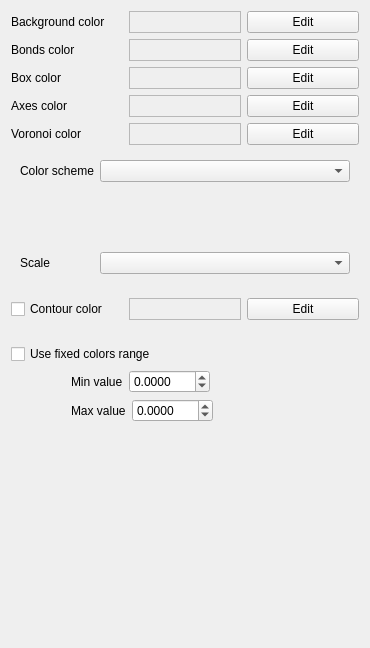
              <widget class="QWidget" name="tab_41">
               <attribute name="title">
                <string>Other Colors</string>
               </attribute>
               <layout class="QVBoxLayout" name="verticalLayout_20">
                <item>
                 <widget class="QFrame" name="frame_144">
                  <property name="minimumSize">
                   <size>
                    <width>0</width>
                    <height>0</height>
                   </size>
                  </property>
                  <property name="frameShape">
                   <enum>QFrame::NoFrame</enum>
                  </property>
                  <property name="frameShadow">
                   <enum>QFrame::Raised</enum>
                  </property>
                  <layout class="QHBoxLayout" name="horizontalLayout_101">
                   <property name="leftMargin">
                    <number>0</number>
                   </property>
                   <property name="topMargin">
                    <number>0</number>
                   </property>
                   <property name="rightMargin">
                    <number>0</number>
                   </property>
                   <property name="bottomMargin">
                    <number>0</number>
                   </property>
                   <item>
                    <widget class="QLabel" name="label_106">
                     <property name="text">
                      <string>Background color</string>
                     </property>
                    </widget>
                   </item>
                   <item>
                    <widget class="QFrame" name="ColorBackground">
                     <property name="frameShape">
                      <enum>QFrame::StyledPanel</enum>
                     </property>
                     <property name="frameShadow">
                      <enum>QFrame::Raised</enum>
                     </property>
                    </widget>
                   </item>
                   <item>
                    <widget class="QPushButton" name="ColorBackgroundDialogButton">
                     <property name="text">
                      <string>Edit</string>
                     </property>
                     <property name="checkable">
                      <bool>false</bool>
                     </property>
                     <property name="checked">
                      <bool>false</bool>
                     </property>
                    </widget>
                   </item>
                  </layout>
                 </widget>
                </item>
                <item>
                 <widget class="QFrame" name="frame_77">
                  <property name="minimumSize">
                   <size>
                    <width>0</width>
                    <height>0</height>
                   </size>
                  </property>
                  <property name="frameShape">
                   <enum>QFrame::NoFrame</enum>
                  </property>
                  <property name="frameShadow">
                   <enum>QFrame::Raised</enum>
                  </property>
                  <layout class="QHBoxLayout" name="horizontalLayout_80">
                   <property name="leftMargin">
                    <number>0</number>
                   </property>
                   <property name="topMargin">
                    <number>0</number>
                   </property>
                   <property name="rightMargin">
                    <number>0</number>
                   </property>
                   <property name="bottomMargin">
                    <number>0</number>
                   </property>
                   <item>
                    <widget class="QLabel" name="label_17">
                     <property name="text">
                      <string>Bonds color</string>
                     </property>
                    </widget>
                   </item>
                   <item>
                    <widget class="QFrame" name="ColorBond">
                     <property name="frameShape">
                      <enum>QFrame::StyledPanel</enum>
                     </property>
                     <property name="frameShadow">
                      <enum>QFrame::Raised</enum>
                     </property>
                    </widget>
                   </item>
                   <item>
                    <widget class="QPushButton" name="ColorBondDialogButton">
                     <property name="text">
                      <string>Edit</string>
                     </property>
                     <property name="checkable">
                      <bool>false</bool>
                     </property>
                     <property name="checked">
                      <bool>false</bool>
                     </property>
                    </widget>
                   </item>
                  </layout>
                 </widget>
                </item>
                <item>
                 <widget class="QFrame" name="frame_78">
                  <property name="minimumSize">
                   <size>
                    <width>0</width>
                    <height>0</height>
                   </size>
                  </property>
                  <property name="frameShape">
                   <enum>QFrame::NoFrame</enum>
                  </property>
                  <property name="frameShadow">
                   <enum>QFrame::Raised</enum>
                  </property>
                  <layout class="QHBoxLayout" name="horizontalLayout_81">
                   <property name="leftMargin">
                    <number>0</number>
                   </property>
                   <property name="topMargin">
                    <number>0</number>
                   </property>
                   <property name="rightMargin">
                    <number>0</number>
                   </property>
                   <property name="bottomMargin">
                    <number>0</number>
                   </property>
                   <item>
                    <widget class="QLabel" name="label_19">
                     <property name="text">
                      <string>Box color</string>
                     </property>
                    </widget>
                   </item>
                   <item>
                    <widget class="QFrame" name="ColorBox">
                     <property name="frameShape">
                      <enum>QFrame::StyledPanel</enum>
                     </property>
                     <property name="frameShadow">
                      <enum>QFrame::Raised</enum>
                     </property>
                    </widget>
                   </item>
                   <item>
                    <widget class="QPushButton" name="ColorBoxDialogButton">
                     <property name="text">
                      <string>Edit</string>
                     </property>
                     <property name="checkable">
                      <bool>false</bool>
                     </property>
                     <property name="checked">
                      <bool>false</bool>
                     </property>
                    </widget>
                   </item>
                  </layout>
                 </widget>
                </item>
                <item>
                 <widget class="QFrame" name="frame_79">
                  <property name="minimumSize">
                   <size>
                    <width>0</width>
                    <height>0</height>
                   </size>
                  </property>
                  <property name="frameShape">
                   <enum>QFrame::NoFrame</enum>
                  </property>
                  <property name="frameShadow">
                   <enum>QFrame::Raised</enum>
                  </property>
                  <layout class="QHBoxLayout" name="horizontalLayout_82">
                   <property name="leftMargin">
                    <number>0</number>
                   </property>
                   <property name="topMargin">
                    <number>0</number>
                   </property>
                   <property name="rightMargin">
                    <number>0</number>
                   </property>
                   <property name="bottomMargin">
                    <number>0</number>
                   </property>
                   <item>
                    <widget class="QLabel" name="label_18">
                     <property name="text">
                      <string>Axes color</string>
                     </property>
                    </widget>
                   </item>
                   <item>
                    <widget class="QFrame" name="ColorAxes">
                     <property name="frameShape">
                      <enum>QFrame::StyledPanel</enum>
                     </property>
                     <property name="frameShadow">
                      <enum>QFrame::Raised</enum>
                     </property>
                    </widget>
                   </item>
                   <item>
                    <widget class="QPushButton" name="ColorAxesDialogButton">
                     <property name="text">
                      <string>Edit</string>
                     </property>
                     <property name="checkable">
                      <bool>false</bool>
                     </property>
                     <property name="checked">
                      <bool>false</bool>
                     </property>
                    </widget>
                   </item>
                  </layout>
                 </widget>
                </item>
                <item>
                 <widget class="QFrame" name="frame_10">
                  <property name="minimumSize">
                   <size>
                    <width>0</width>
                    <height>0</height>
                   </size>
                  </property>
                  <property name="maximumSize">
                   <size>
                    <width>16777215</width>
                    <height>16777215</height>
                   </size>
                  </property>
                  <property name="frameShape">
                   <enum>QFrame::NoFrame</enum>
                  </property>
                  <property name="frameShadow">
                   <enum>QFrame::Raised</enum>
                  </property>
                  <layout class="QHBoxLayout" name="horizontalLayout_83">
                   <property name="leftMargin">
                    <number>0</number>
                   </property>
                   <property name="topMargin">
                    <number>0</number>
                   </property>
                   <property name="rightMargin">
                    <number>0</number>
                   </property>
                   <property name="bottomMargin">
                    <number>0</number>
                   </property>
                   <item>
                    <widget class="QLabel" name="label_27">
                     <property name="text">
                      <string>Voronoi color</string>
                     </property>
                    </widget>
                   </item>
                   <item>
                    <widget class="QFrame" name="ColorVoronoi">
                     <property name="frameShape">
                      <enum>QFrame::StyledPanel</enum>
                     </property>
                     <property name="frameShadow">
                      <enum>QFrame::Raised</enum>
                     </property>
                    </widget>
                   </item>
                   <item>
                    <widget class="QPushButton" name="ColorVoronoiDialogButton">
                     <property name="text">
                      <string>Edit</string>
                     </property>
                     <property name="checkable">
                      <bool>false</bool>
                     </property>
                     <property name="checked">
                      <bool>false</bool>
                     </property>
                    </widget>
                   </item>
                  </layout>
                 </widget>
                </item>
                <item>
                 <widget class="QFrame" name="frame_76">
                  <property name="maximumSize">
                   <size>
                    <width>16777215</width>
                    <height>16777215</height>
                   </size>
                  </property>
                  <property name="frameShape">
                   <enum>QFrame::NoFrame</enum>
                  </property>
                  <property name="frameShadow">
                   <enum>QFrame::Raised</enum>
                  </property>
                  <layout class="QHBoxLayout" name="horizontalLayout_77">
                   <item>
                    <widget class="QLabel" name="label_29">
                     <property name="text">
                      <string>Color scheme</string>
                     </property>
                     <property name="alignment">
                      <set>Qt::AlignLeading|Qt::AlignLeft|Qt::AlignVCenter</set>
                     </property>
                    </widget>
                   </item>
                   <item>
                    <widget class="QComboBox" name="FormSettingsColorsScale">
                     <property name="minimumSize">
                      <size>
                       <width>250</width>
                       <height>0</height>
                      </size>
                     </property>
                     <property name="editable">
                      <bool>false</bool>
                     </property>
                     <property name="currentText">
                      <string/>
                     </property>
                    </widget>
                   </item>
                  </layout>
                 </widget>
                </item>
                <item>
                 <widget class="PyqtGraphWidgetImage" name="ColorRow" native="true">
                  <property name="sizePolicy">
                   <sizepolicy hsizetype="Expanding" vsizetype="Expanding">
                    <horstretch>0</horstretch>
                    <verstretch>0</verstretch>
                   </sizepolicy>
                  </property>
                  <property name="minimumSize">
                   <size>
                    <width>0</width>
                    <height>40</height>
                   </size>
                  </property>
                  <property name="maximumSize">
                   <size>
                    <width>16777215</width>
                    <height>40</height>
                   </size>
                  </property>
                 </widget>
                </item>
                <item>
                 <widget class="QFrame" name="frame_102">
                  <property name="frameShape">
                   <enum>QFrame::NoFrame</enum>
                  </property>
                  <property name="frameShadow">
                   <enum>QFrame::Raised</enum>
                  </property>
                  <layout class="QHBoxLayout" name="horizontalLayout_106">
                   <item>
                    <widget class="QLabel" name="label_14">
                     <property name="text">
                      <string>Scale</string>
                     </property>
                     <property name="alignment">
                      <set>Qt::AlignLeading|Qt::AlignLeft|Qt::AlignVCenter</set>
                     </property>
                    </widget>
                   </item>
                   <item>
                    <widget class="QComboBox" name="FormSettingsColorsScaleType">
                     <property name="minimumSize">
                      <size>
                       <width>250</width>
                       <height>0</height>
                      </size>
                     </property>
                     <property name="editable">
                      <bool>false</bool>
                     </property>
                     <property name="currentText">
                      <string/>
                     </property>
                    </widget>
                   </item>
                  </layout>
                 </widget>
                </item>
                <item>
                 <widget class="QFrame" name="frame_72">
                  <property name="minimumSize">
                   <size>
                    <width>0</width>
                    <height>0</height>
                   </size>
                  </property>
                  <property name="maximumSize">
                   <size>
                    <width>16777215</width>
                    <height>16777215</height>
                   </size>
                  </property>
                  <property name="frameShape">
                   <enum>QFrame::NoFrame</enum>
                  </property>
                  <property name="frameShadow">
                   <enum>QFrame::Raised</enum>
                  </property>
                  <layout class="QHBoxLayout" name="horizontalLayout_78">
                   <property name="leftMargin">
                    <number>0</number>
                   </property>
                   <property name="rightMargin">
                    <number>0</number>
                   </property>
                   <item>
                    <widget class="QCheckBox" name="FormSettingsContourColorFixed">
                     <property name="text">
                      <string>Contour color</string>
                     </property>
                    </widget>
                   </item>
                   <item>
                    <widget class="QFrame" name="ColorContour">
                     <property name="frameShape">
                      <enum>QFrame::StyledPanel</enum>
                     </property>
                     <property name="frameShadow">
                      <enum>QFrame::Raised</enum>
                     </property>
                    </widget>
                   </item>
                   <item>
                    <widget class="QPushButton" name="ColorContourDialogButton">
                     <property name="text">
                      <string>Edit</string>
                     </property>
                     <property name="checkable">
                      <bool>false</bool>
                     </property>
                     <property name="checked">
                      <bool>false</bool>
                     </property>
                    </widget>
                   </item>
                  </layout>
                 </widget>
                </item>
                <item>
                 <widget class="QFrame" name="frame_5">
                  <property name="minimumSize">
                   <size>
                    <width>0</width>
                    <height>0</height>
                   </size>
                  </property>
                  <property name="frameShape">
                   <enum>QFrame::NoFrame</enum>
                  </property>
                  <property name="frameShadow">
                   <enum>QFrame::Raised</enum>
                  </property>
                  <layout class="QVBoxLayout" name="verticalLayout_57">
                   <property name="leftMargin">
                    <number>0</number>
                   </property>
                   <property name="rightMargin">
                    <number>0</number>
                   </property>
                   <property name="bottomMargin">
                    <number>0</number>
                   </property>
                   <item>
                    <widget class="QCheckBox" name="FormSettingsColorsFixed">
                     <property name="text">
                      <string>Use fixed colors range</string>
                     </property>
                    </widget>
                   </item>
                  </layout>
                 </widget>
                </item>
                <item>
                 <widget class="QFrame" name="frame_89">
                  <property name="frameShape">
                   <enum>QFrame::NoFrame</enum>
                  </property>
                  <property name="frameShadow">
                   <enum>QFrame::Raised</enum>
                  </property>
                  <layout class="QHBoxLayout" name="horizontalLayout_90">
                   <property name="leftMargin">
                    <number>60</number>
                   </property>
                   <property name="topMargin">
                    <number>0</number>
                   </property>
                   <property name="bottomMargin">
                    <number>0</number>
                   </property>
                   <item>
                    <widget class="QLabel" name="label_15">
                     <property name="text">
                      <string>Min value</string>
                     </property>
                    </widget>
                   </item>
                   <item>
                    <widget class="QDoubleSpinBox" name="FormSettingsColorsFixedMin">
                     <property name="decimals">
                      <number>4</number>
                     </property>
                     <property name="minimum">
                      <double>-100.000000000000000</double>
                     </property>
                     <property name="maximum">
                      <double>100.000000000000000</double>
                     </property>
                     <property name="singleStep">
                      <double>0.100000000000000</double>
                     </property>
                    </widget>
                   </item>
                   <item>
                    <spacer name="horizontalSpacer_50">
                     <property name="orientation">
                      <enum>Qt::Horizontal</enum>
                     </property>
                     <property name="sizeHint" stdset="0">
                      <size>
                       <width>40</width>
                       <height>20</height>
                      </size>
                     </property>
                    </spacer>
                   </item>
                  </layout>
                 </widget>
                </item>
                <item>
                 <widget class="QFrame" name="frame_90">
                  <property name="frameShape">
                   <enum>QFrame::NoFrame</enum>
                  </property>
                  <property name="frameShadow">
                   <enum>QFrame::Raised</enum>
                  </property>
                  <layout class="QHBoxLayout" name="horizontalLayout_89">
                   <property name="leftMargin">
                    <number>60</number>
                   </property>
                   <property name="topMargin">
                    <number>0</number>
                   </property>
                   <property name="bottomMargin">
                    <number>0</number>
                   </property>
                   <item>
                    <widget class="QLabel" name="label_16">
                     <property name="text">
                      <string>Max value</string>
                     </property>
                    </widget>
                   </item>
                   <item>
                    <widget class="QDoubleSpinBox" name="FormSettingsColorsFixedMax">
                     <property name="decimals">
                      <number>4</number>
                     </property>
                     <property name="minimum">
                      <double>-100.000000000000000</double>
                     </property>
                     <property name="maximum">
                      <double>100.000000000000000</double>
                     </property>
                     <property name="singleStep">
                      <double>0.100000000000000</double>
                     </property>
                    </widget>
                   </item>
                   <item>
                    <spacer name="horizontalSpacer_52">
                     <property name="orientation">
                      <enum>Qt::Horizontal</enum>
                     </property>
                     <property name="sizeHint" stdset="0">
                      <size>
                       <width>40</width>
                       <height>20</height>
                      </size>
                     </property>
                    </spacer>
                   </item>
                  </layout>
                 </widget>
                </item>
                <item>
                 <spacer name="verticalSpacer_19">
                  <property name="orientation">
                   <enum>Qt::Vertical</enum>
                  </property>
                  <property name="sizeHint" stdset="0">
                   <size>
                    <width>20</width>
                    <height>215</height>
                   </size>
                  </property>
                 </spacer>
                </item>
               </layout>
              </widget>
